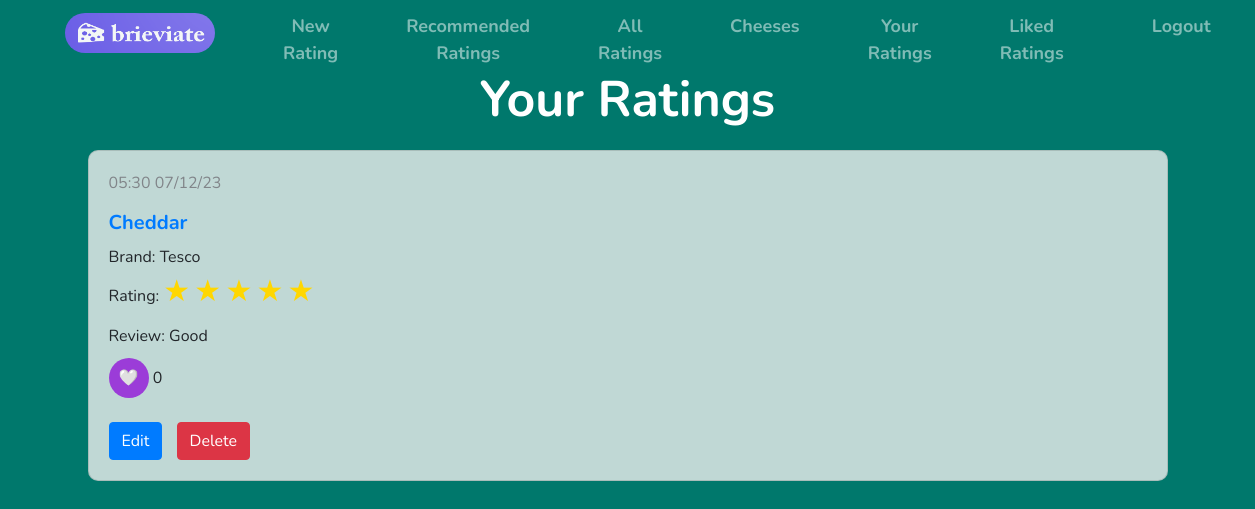
Page /user_profile (signed in) on the committed database.
### app/models.py (models this page shows, shortened)
class Cheese(db.Model):
    id = db.Column(db.Integer, primary_key=True)
    name = db.Column(db.String(64), index=True, unique=False)

class Review(db.Model):
    id = db.Column(db.Integer, primary_key=True)
    cheese_id = db.Column(db.Integer, db.ForeignKey('cheese.id'))
    user_id = db.Column(db.Integer, db.ForeignKey('user.id'))
    date = db.Column(db.DateTime, index=True)
    brand = db.Column(db.String(50))
    review = db.Column(db.String(500))
    rating = db.Column(db.Integer)
    likes = db.Column(db.Integer, default=0)

### app/ratings.py (the view)
@ratings.route('/user_profile')
@login_required
def user_profile():
    reviews_original = Review.query.filter_by(user_id=current_user.id).all()
    reviews = []
    for entry in reviews_original:
        review = {}
        review['id']=entry.id
        review['date'] = entry.date.strftime("%H:%M %d/%m/%y")
        review['cheese'] = Cheese.query.filter_by(id=entry.cheese_id).first().name
        review['brand'] = entry.brand
        review['rating'] = entry.rating
        review['review'] = entry.review
        review['likes'] = entry.likes
        reviews.append(review)
    return render_template('user_profile.html',  reviews=reviews, title='My Ratings')

### app/__init__.py (called while the page is built)
@login_manager.user_loader
def load_user(user_id):
    return User.query.get(int(user_id))

@app.before_request
def initial_setup():
    filename = app.static_folder + '/cheeses.txt'
    get_cheeses(filename)

### app/get_cheeses.py (called while the page is built)
def get_cheeses(filename):
    with open(filename, 'r') as file:
        cheeses = file.readlines()
        for cheese_name in cheeses:
            cheese_name = cheese_name.strip()
            existing_cheese = Cheese.query.filter_by(name=cheese_name).first()
            if not existing_cheese:
                cheese = Cheese(name=cheese_name)
                db.session.add(cheese)
        db.session.commit()

### app/templates/user_profile.html (shortened to what this page needs)
{% extends "base.html" %}
{% block content %}
<div class="container">
    <h1 class="page-title">Your Ratings</h1>
    <div class="container-fluid">
        <div class="row">
            <div class="col-12">
                {% for review in reviews %}
                <div class="card" data-id="{{ review.id }}">
                    <div class="card-body">
                        <p class="card-text-datetime">{{ review.date }}</p>
                        <h6 class="card-text-cheese"><a href="{{ url_for ('cheeses.cheese_profile', cheese=review.cheese.lower().replace(' ', '-')) }}">{{ review.cheese }}</a></h6>
                        <p class="card-text-brand">Brand: {{ review.brand }}</p>
                        <p class="card-text">Rating:
                            {% for i in range(review.rating) %}
                            <span class="review-stars">&#9733;</span>
                            {% endfor %}
                        <p class="card-text">Review: {{ review.review }}</p>
                        <button class="like-button" review-id="{{ review.id }}">
                            &#129293;
                        </button>
                        <span id="likes-{{ review.id }}">{{ review.likes }}</span><br><br>
                        <td> <button type="button" class="btn btn-primary edit-review-button">Edit</button> </td>
                        <td><button type="button" class="btn btn-danger delete-review-button">Delete</button></td>
                    </div>
                </div>
                {% endfor %}
            </div>
        </div>
    </div>
</div>
{% endblock %}

### app/static/formatting.css (style rules this page uses)
.page-title { color: #ffffff; font-size: 50px; text-align: center; font-weight: bold; margin-bottom: 20px; }
.card { background-color: rgba(240, 240, 240, 0.8); backdrop-filter: blur(5px); border-radius: 10px; margin-bottom: 20px; }
.card-body { padding: 20px; }
.card-text { margin-bottom: 10px; }
.card-text-datetime { color: #818589; }
.card-text-cheese { font-size: 20px; font-weight:bold; margin-bottom: 10px; }
.card-text-brand { margin-bottom: 0px; }
.review-stars { color: gold; font-size: 30px; }
.edit-review-button, .delete-review-button { margin-right: 10px; }
.like-button { width: 40px; height: 40px; border-radius: 50%; background-color: #9b3cd8; border: none; cursor: pointer; align-items: center; }
body { background-color: #00786c; font-family: 'Nunito'; font-size: 16px; }

### rows in the picture
Cheese: cheese "Cheddar"
Review: brand "Tesco", review "Good"

### other values in the picture
{{ review.date }} "05:30 07/12/23"
{{ review.likes }} "0"
